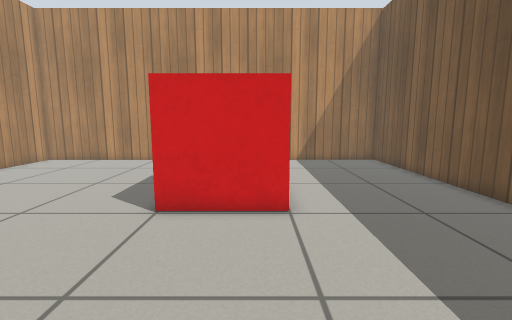
View 1 (above)

14 first-person views from a walk through a robot-simulator world made for Gazebo. The camera is 0.68 m above the floor, tilts 8° down and sees 85° across. The floor is counted in squares, 0.25 m on a side. Each view is taken from the middle of a square. On the plan, view 1 faces up. The plan holds only what a view shows up to about 19 squares ahead; the rest is blank. Simple patterns stand in for the simulator's built-in surfaces.

View 2
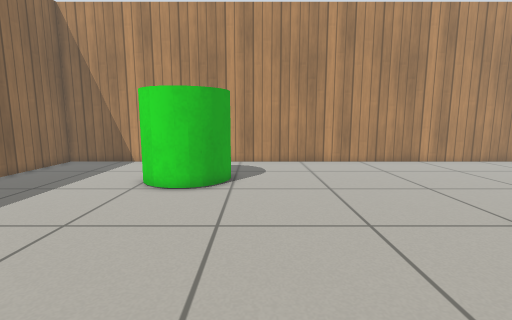

View 3
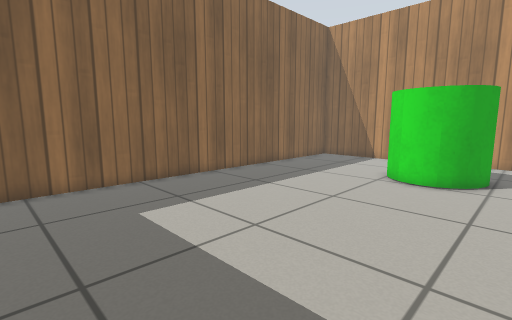

View 4
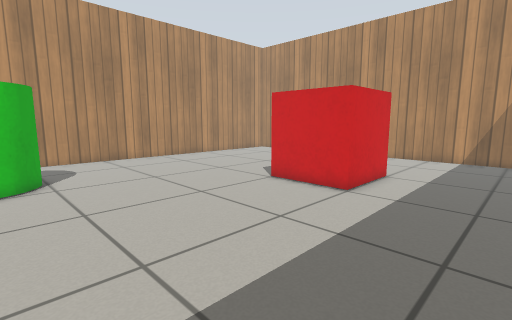

View 5
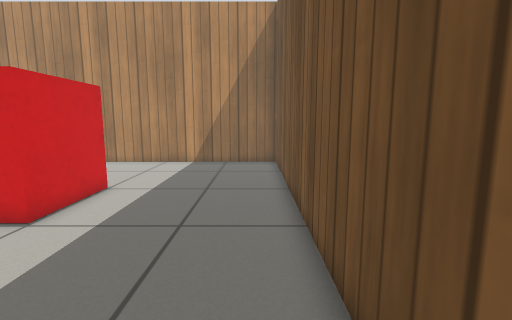

View 6
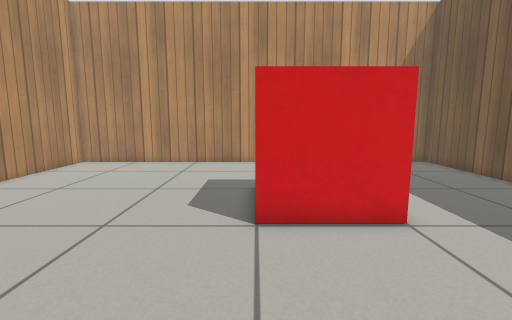

View 7
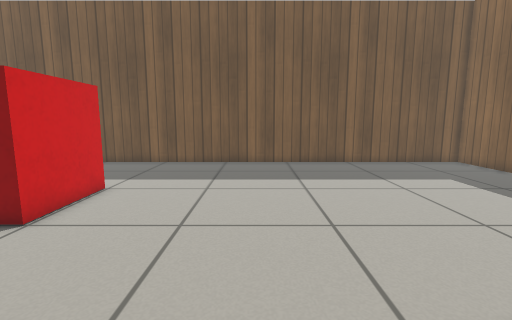

View 8
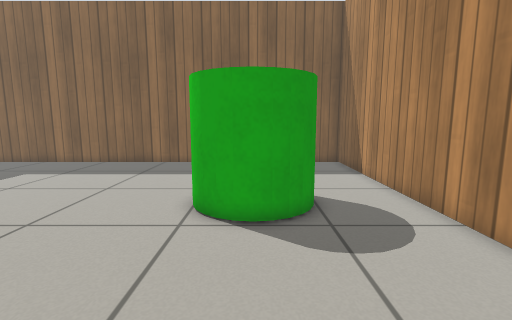

View 9
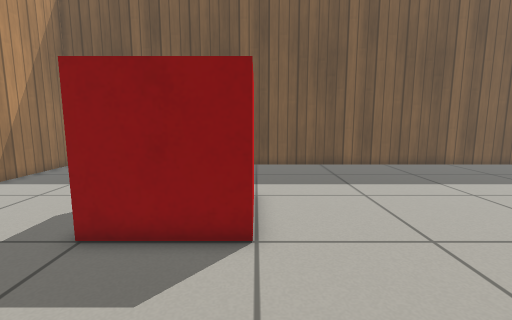

View 10
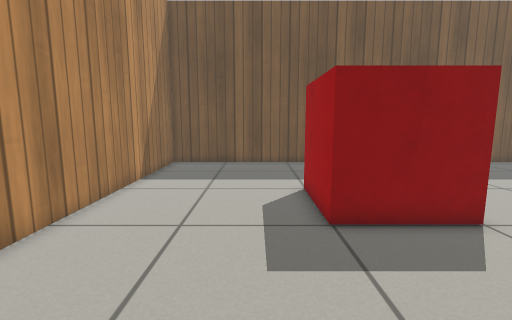

View 11
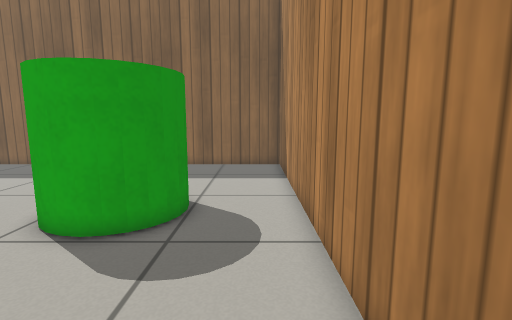

View 12
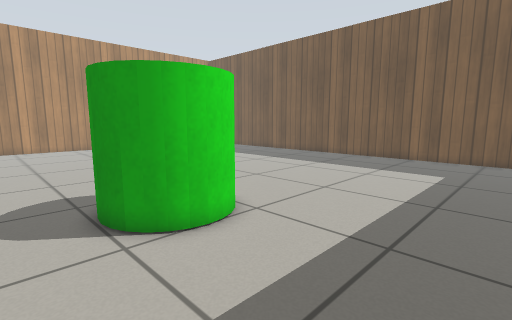

View 13
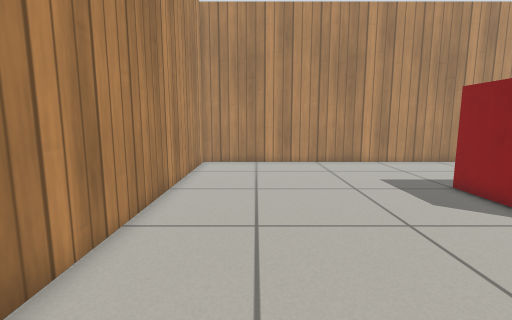

View 14
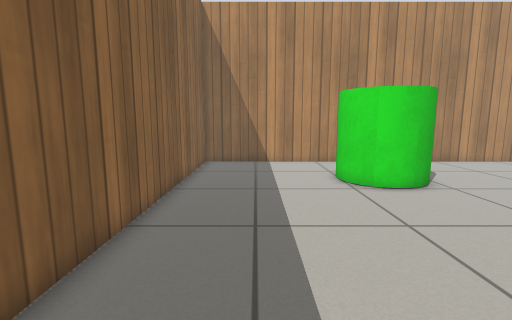

### Floor plan
Key: @ floor where view 1 was taken; # wall or solid block; . floor; B red box; C green cylinder.
Columns run from 14 left of view 1 to 8 right of it. Each row starts with its distance up from view 1.
 19 #######################
 18 #.....................#
 17 #.....................#
 16 #.....................#
 15 #.....................#
 14 #.....................#
 13 #.....................#
 12 #..........BBBBB......#
 11 #..........B   B......#
 10 #..........B   B......#
  9 #..........B   B......#
  8 #..........BBBBB......#
  7 #.....................#
  6 #.....................#
  5 #.....................#
  4 #.....................#
  3 #.....................#
  2 #.....................#
  1 #.....................#
  0 #...CCC.......@.......#
 -1 #..CC CC..............#
 -2 #..C   C..............#
 -3 #..CC CC..............#
 -4 #...CCC...............#
 -5 #.....................#
 -6 #.....................#
 -7 #.....................#
 -8 #.....................#
 -9 #.....................#
-10 #.....................#
-11 #######################

Positions as (right, up) in squares from view 1, and headings:
1: (0, 0), facing up
2: (4, 1), facing left
3: (6, 1), facing down-left
4: (6, -2), facing up-left
5: (7, 1), facing up
6: (-3, 1), facing up
7: (-10, 2), facing right
8: (-9, 7), facing down
9: (-9, 8), facing right
10: (-10, 14), facing right
11: (-13, 6), facing down
12: (-13, -10), facing up-right
13: (-11, 1), facing up
14: (4, -8), facing left
